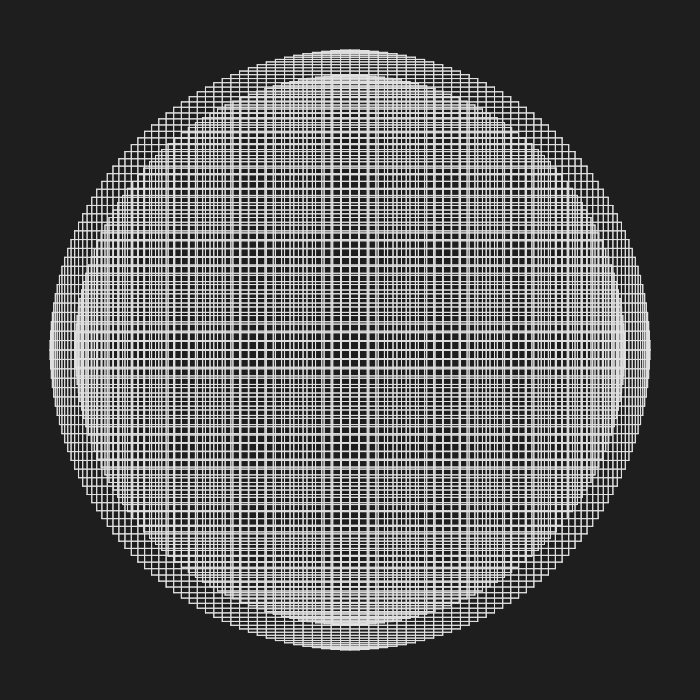
Frame 1 (no input)
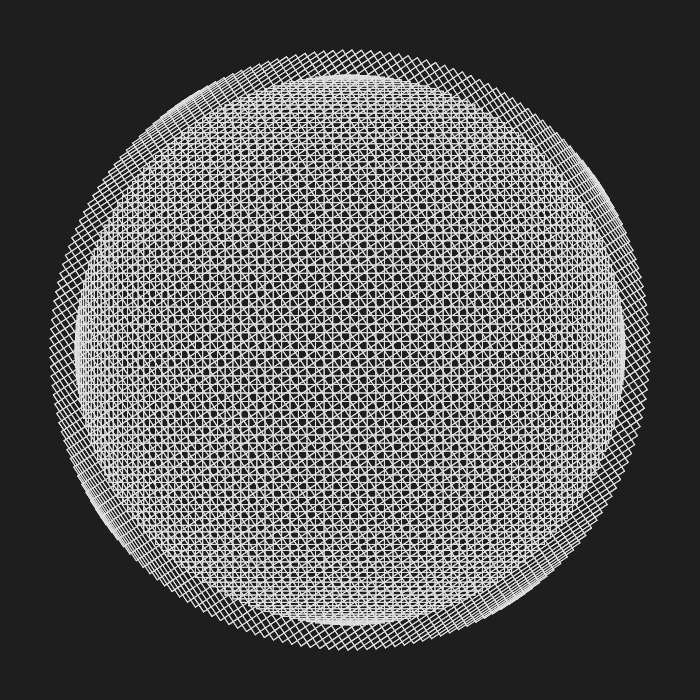
Frame 60 (no input)
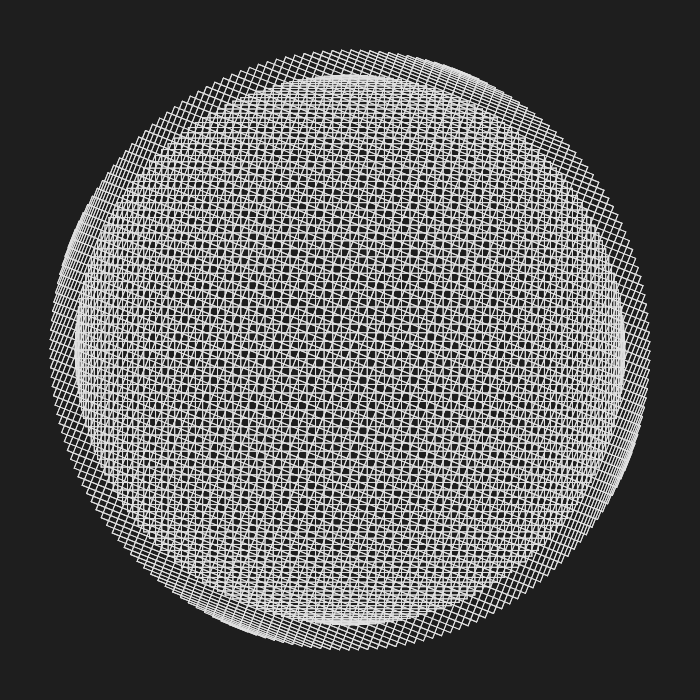
Frame 120 (the mouse pressed at the canvas centre since frame 60)

The p5.js sketch that drew these frames (run headless with seeded random() and noise() and a simulated clock; from frame 60 on, the mouse is pressed at the canvas centre):

// p5.js sketch
// ── sketch.js
let t = 0;
function setup() {
  createCanvas(700, 700);
}

function draw() {
  background(30);
  translate(width / 2, height / 2);
  scale(1, -1);
  stroke(225);
  strokeWeight(1);

  GenerateCircularMesh(275, PI / 100);
  rotate(t);
  GenerateCircularMesh(300, PI / 100);

  t += 0.01;
}

function GenerateCircularMesh(r, gridsize) {
  for (i = 0; i < 2 * PI; i += gridsize) {
    x_val = r * cos(i);
    y_val = r * sin(i);

    //ROWS
    line(-x_val, y_val, x_val, y_val);
    //COlS
    line(x_val, -y_val, x_val, y_val);
  }
}

function GenerateMesh(x, y, w, h, cols, rows) {
  for (let i = 1; i < cols; i++) {
    line(
      lerp(x - w / 2, x + w / 2, i / cols),
      y - h / 2,
      lerp(x - w / 2, x + w / 2, i / cols),
      y + h / 2
    );
  }
  for (let j = 1; j < rows; j++) {
    line(
      x - w / 2,
      lerp(y - h / 2, y + h / 2, j / rows),
      x + w / 2,
      lerp(y - h / 2, y + h / 2, j / rows)
    );
  }
}
